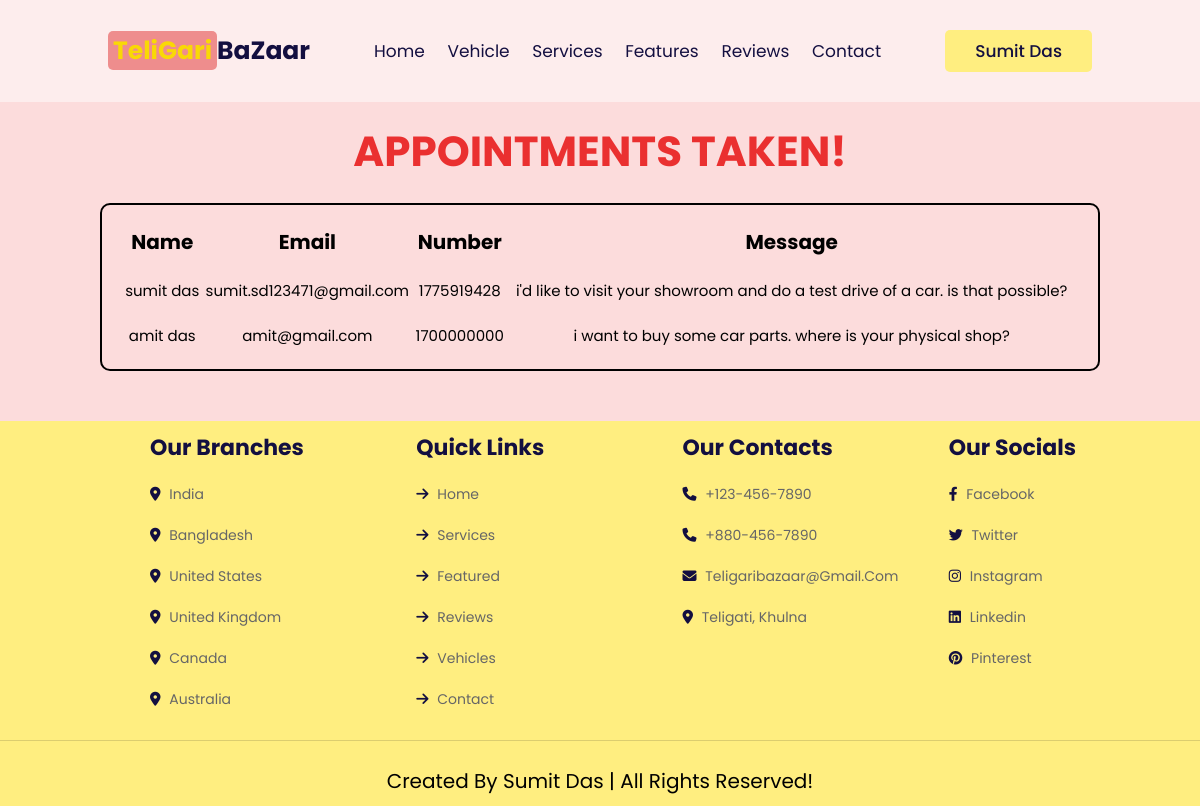
The page /control_panel/appointments.php (signed in) on the database as committed earlier.
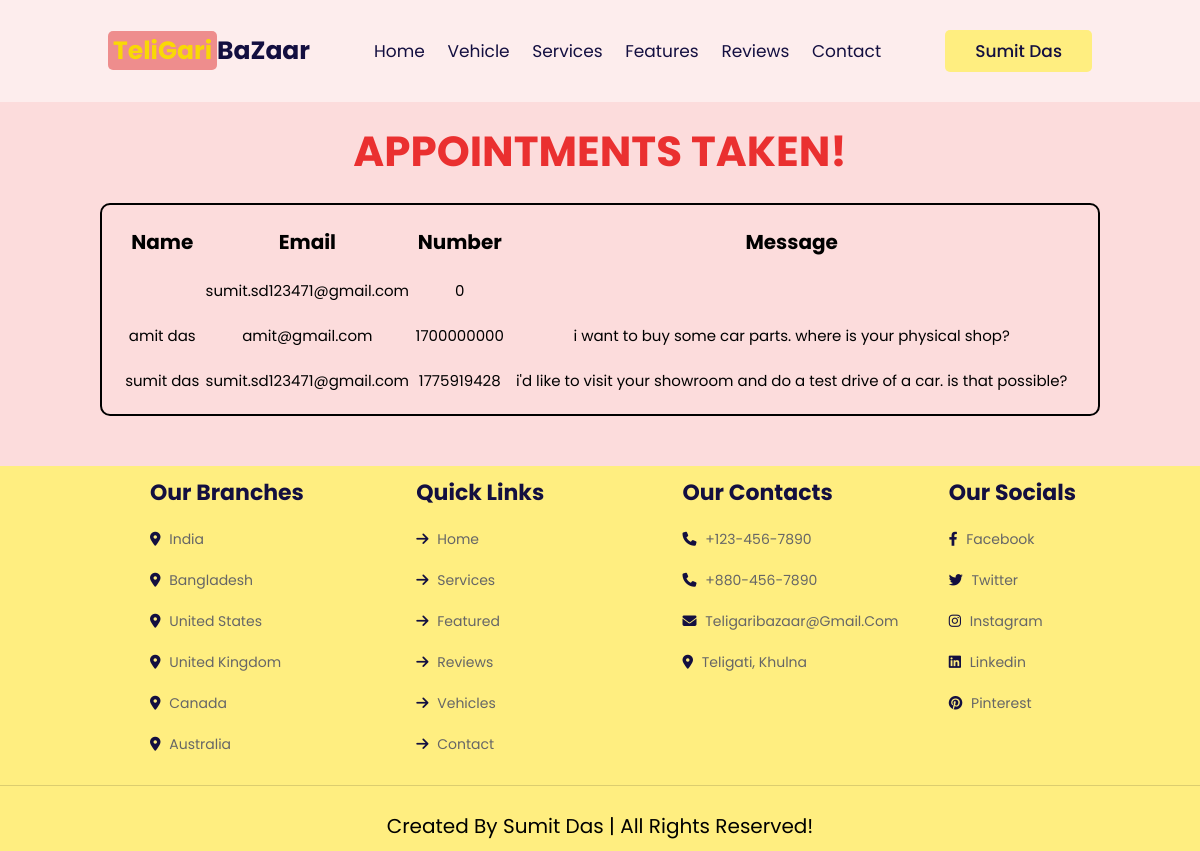
The same page on the database as committed later.
### tables this page shows
CREATE TABLE `appointments` (
  `name` varchar(255) NOT NULL,
  `email` varchar(255) NOT NULL,
  `number` int(32) NOT NULL,
  `message` varchar(255) NOT NULL
);

### control_panel/appointments.php (the view, shortened to what this page needs)
<?php
@include '../config.php';
$sql = "SELECT * FROM appointments";
$result = $conn->query($sql);
$appointments = array();
if ($result->num_rows > 0) {
    while ($row = $result->fetch_assoc()) {
        $appointments[] = $row;
    }
}
?>
<!DOCTYPE html>
<html>
<head>
    <link rel="stylesheet" href="https://cdn.jsdelivr.net/npm/swiper@9/swiper-bundle.min.css" />
    <link rel="stylesheet" href="https://cdnjs.cloudflare.com/ajax/libs/font-awesome/6.4.0/css/all.min.css">
    <link rel="stylesheet" href="control_panel.css">
</head>
<body>
<header class="header">
    <a href="../admin_page.php" class="logo"><span>TeliGari</span>BaZaar</a>
    <nav class="navbar">
        <a href="../admin_page.php#home">home</a>
        <a href="../admin_page.php#vehicles">vehicle</a>
        <a href="../admin_page.php#services">services</a>
        <a href="../admin_page.php#features">features</a>
        <a href="../admin_page.php#reviews">reviews</a>
        <a href="../admin_page.php#contact">contact</a>
    </nav>
    <div id="profile-btn" class="profile-btn-container">
        <div class="btn-wrapper">
        <button class="btn">
            <span>
                <?php
                    echo $_SESSION['admin_name'];
                ?>
            </span>
        </button>
        </div>
    </div>
</header>
    <h1>Appointments Taken!</h1>
    <div class="show-container">
        <table>
            <tr class="appointments">
                <th>Name</th>
                <th>Email</th>
                <th>Number</th>
                <th>Message</th>
            </tr>
            <?php foreach($appointments as $appointment): ?>
            <tr>
                <td><?php echo $appointment['name']; ?></td>
                <td><?php echo $appointment['email']; ?></td>
                <td><?php echo $appointment['number']; ?></td>
                <td><?php echo $appointment['message']; ?></td>
            </tr>
            <?php endforeach; ?>
        </table>
    </div>
    <section class="footer">
        <div class="box-container">
            <div class="box">
                <h3>Our branches</h3>
                <a href="#"><i class="fas fa-map-marker-alt"></i> India  </a>
                <a href="#"><i class="fas fa-map-marker-alt"></i> Bangladesh </a>
                <a href="#"><i class="fas fa-map-marker-alt"></i> United States </a>
                <a href="#"><i class="fas fa-map-marker-alt"></i> United Kingdom </a>
                <a href="#"><i class="fas fa-map-marker-alt"></i> Canada </a>
                <a href="#"><i class="fas fa-map-marker-alt"></i> Australia </a>
            </div>
            <div class="box">
                <h3>Quick links</h3>
                <a href="#home"><i class="fas fa-arrow-right"></i> home </a>
                <a href="#services"><i class="fas fa-arrow-right"></i> services </a>
                <a href="#features"><i class="fas fa-arrow-right"></i> featured </a>
                <a href="#reviews"><i class="fas fa-arrow-right"></i> reviews </a>
                <a href="#vehicles"><i class="fas fa-arrow-right"></i> vehicles </a>
                <a href="#contact"><i class="fas fa-arrow-right"></i> contact </a>
            </div>
            <div class="box">
                <h3>Our Contacts</h3>
                <a href="#"><i class="fas fa-phone"></i> +123-456-7890 </a>
                <a href="#"><i class="fas fa-phone"></i> +880-456-7890 </a>
                <a href="#"><i class="fas fa-envelope"></i> teligaribazaar@gmail.com </a>
                <a href="https://goo.gl/maps/TYBkx1Zyn6mCJZJL7"><i class="fas fa-map-marker-alt"></i> Teligati, Khulna</a>
            </div>
            <div class="box">
                <h3>Our Socials</h3>
                <a href="https://www.facebook.com/Mar4KoV"><i class="fab fa-facebook-f"></i> facebook </a>
                <a href="https://twitter.com/_su_mit_77"><i class="fab fa-twitter"></i> twitter </a>
                <a href="https://www.instagram.com/su._.mit_____/"><i class="fab fa-instagram"></i> instagram </a>
                <a href="https://www.linkedin.com/in/sumitdas77/"><i class="fab fa-linkedin"></i> linkedin </a>
                <a href="https://www.pinterest.com/sumitsd123471/"><i class="fab fa-pinterest"></i> pinterest </a>
            </div>
        </div>
        <div class="credit">Created by Sumit Das | all rights reserved!</div>
    </section>
</body>
</html>

Rows that differ between the two databases and show on the page:
added appointments: email "sumit.sd123471@gmail.com", number "0"
shown differently, row unchanged: appointments "amit das": moves up the list
